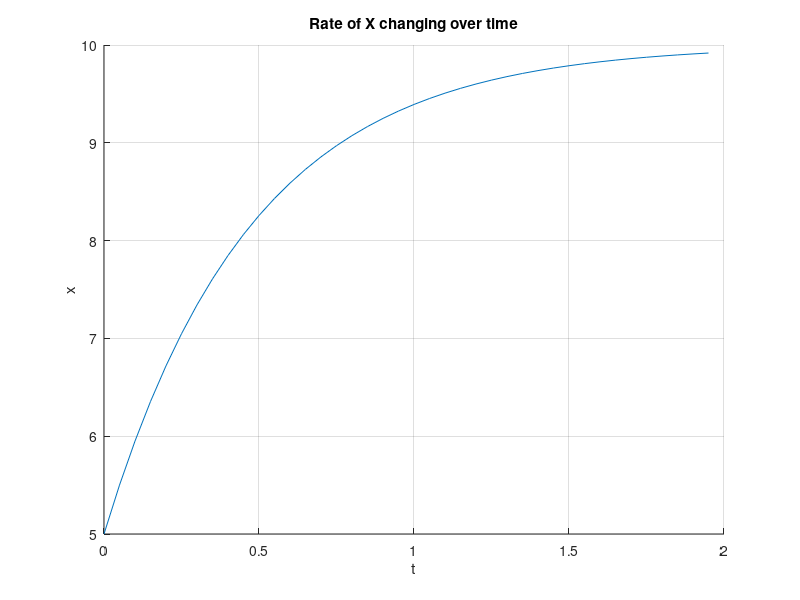

The MATLAB source for this figure:
a = 20;
b = 2;
c = 5;

dt = 0.05;
tlast = 2;

iterations = round(tlast/dt);
xall = zeros(iterations, 1);

x = c;
for i = 1:iterations
    xall(i) = x;
    dxdt = a - b*x;
    x = x + dxdt*dt;
end

time = dt*(0:iterations-1)';

figure, grid on, hold on;
plot(time, xall);
title('Rate of X changing over time'), xlabel('t'), ylabel('x');